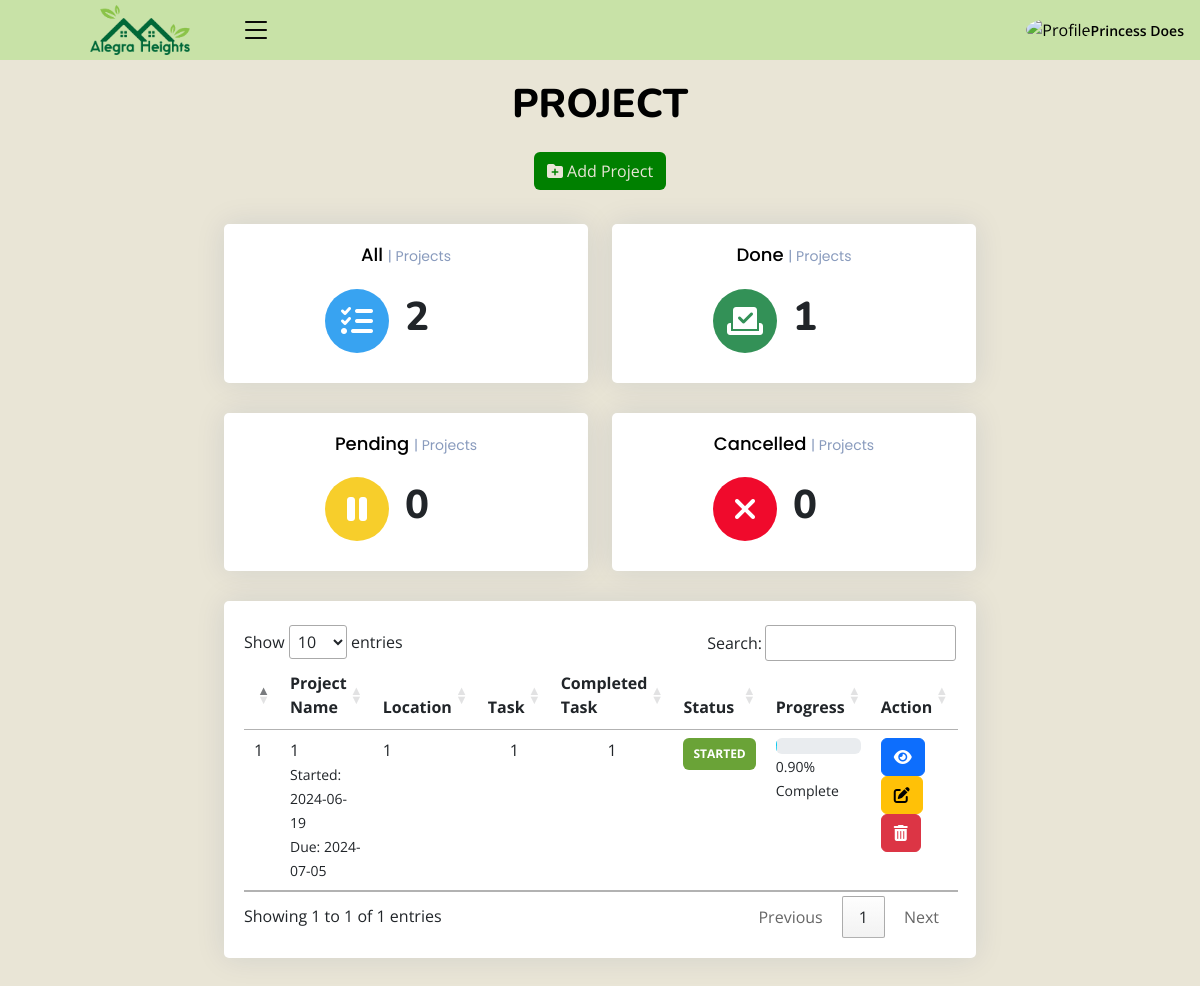
/admin/manage_project.php (signed in), run on an earlier commit of the app's database.
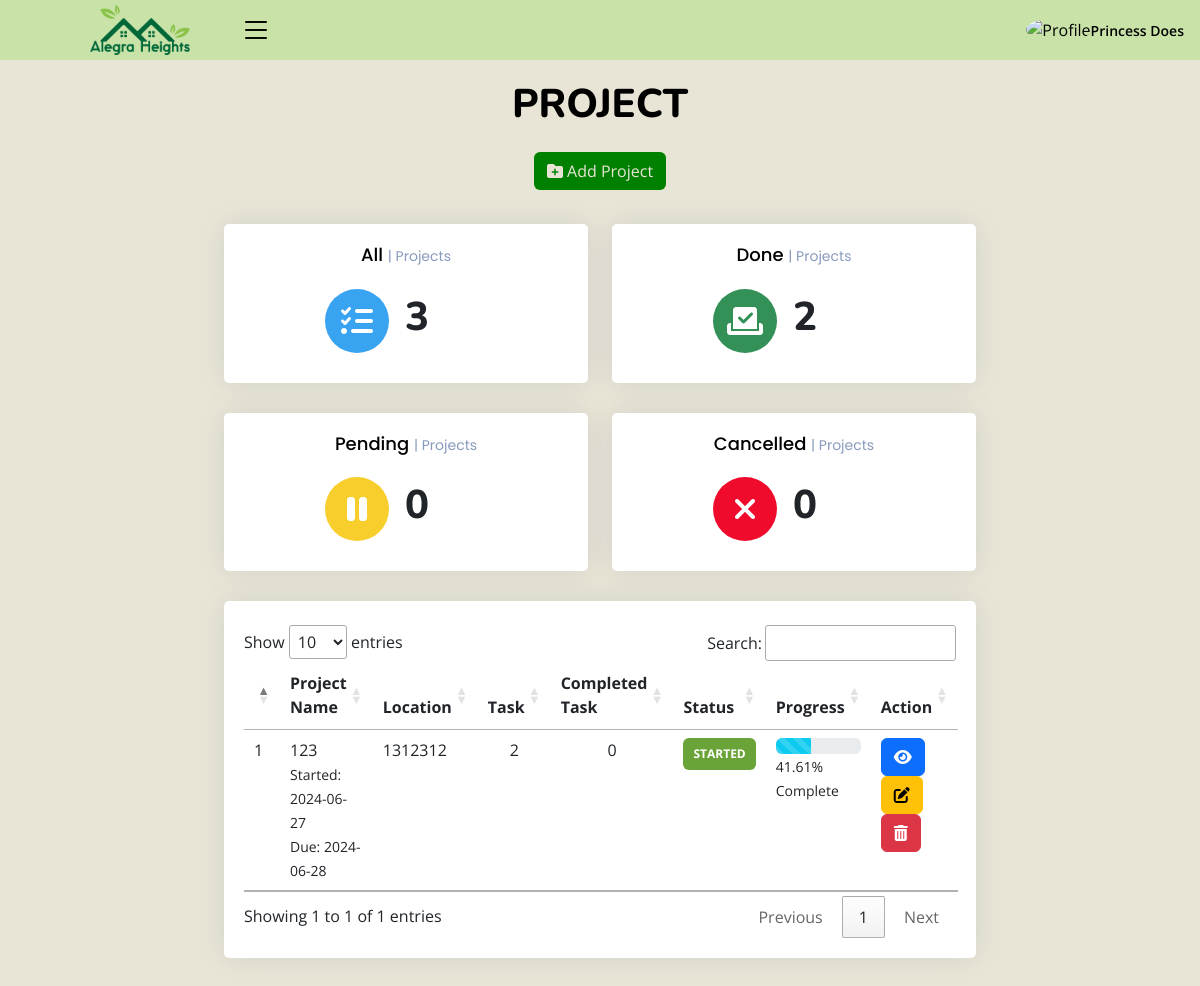
And on a later commit of the database.
### tables this page shows
CREATE TABLE `projects` (
  `id` int(10) NOT NULL,
  `project` varchar(100) NOT NULL,
  `description` text NOT NULL,
  `location` varchar(100) NOT NULL,
  `overall_cost` varchar(10) NOT NULL,
  `start_date` date NOT NULL,
  `deadline` date NOT NULL,
  `site_pic` varchar(100) NOT NULL,
  `site_pic1` varchar(250) NOT NULL,
  `site_pic2` varchar(250) NOT NULL,
  `tid` int(10) NOT NULL,
  `proposed_project` int(5) NOT NULL,
  `date_added` date NOT NULL,
  `status` int(11) NOT NULL COMMENT '0-pending\r\n1-started\r\n2-onprogress\r\n3-cancelled\r\n5-done'
);

### admin/manage_project.php (the view, shortened to what this page needs)
<?php
include_once("class/db.php");
?>
<!DOCTYPE html>
<html lang="en">
<?php include('header.php')?>
    <link rel="stylesheet" href="https://cdn.datatables.net/1.13.4/css/jquery.dataTables.min.css">
    <link rel="stylesheet" href="https://cdn.datatables.net/searchpanes/2.1.2/css/searchPanes.dataTables.min.css">
    <link rel="stylesheet" href="https://cdn.datatables.net/searchpanes/2.1.2/js/dataTables.searchPanes.min.js">
<body class="toggle-sidebar">
<?php include('headnav.php')?>
<main id="main" class="main">
<div class="pagetitle">
  <h1>PROJECT</h1>
  <br>
  <button style="color:#e9e5d6; background-color: #008000;" type="button"  data-bs-toggle="modal" data-bs-target="#verticalycentered" class="btn"><i class="fa-solid fa-folder-plus"></i> Add Project</button>
</div>
<br>
<section class="section dashboard">
  <div class="row">
  <div style="margin: auto;" class="col-lg-8">
  <div class="row">
  <div style="text-align: center;" class="col-xxl-3 col-md-6">
              <div class="card info-card sales-card">
                <div  class="card-body">
                  <h5 class="card-title">All <span>| Projects</span></h5>
                  <div style="margin-left: 25%;" class="d-flex align-items-center">
                    <div style="background-color: #38a3f1; color: white; " class="card-icon rounded-circle d-flex align-items-center justify-content-center">
                    <i class="fa-solid fa-list-check"></i>
                    </div>
                    <div class="ps-3">
                    <?php
    $sql = "SELECT * from projects WHERE status != 0 AND status != 4 AND status != 10";
      if ($result = mysqli_query($conn, $sql)) {
      $rowcount = mysqli_num_rows( $result );
      }
      ?>
                      <h1 style="font-weight: 800;"><?php echo $rowcount ?></h1>
                    </div>
                  </div>
                </div>
              </div>
            </div>
            <div style="text-align: center;" class="col-xxl-3 col-md-6">
              <div class="card info-card sales-card">
                <div  class="card-body">
                  <h5 class="card-title">Done <span>| Projects</span></h5>
                  <div style="margin-left: 25%;" class="d-flex align-items-center">
                    <div style="background-color: rgb(51, 145, 87); color: white; " class="card-icon rounded-circle d-flex align-items-center justify-content-center">
                    <i class="fa-solid fa-check-to-slot"></i>
                    </div>
                    <div class="ps-3">
                    <?php
    $sql = "SELECT * from projects WHERE status = 5";
      if ($result = mysqli_query($conn, $sql)) {
      $rowcount = mysqli_num_rows( $result );
      }
      ?>
                      <h1 style="font-weight: 800;"><?php echo $rowcount ?></h1>
                    </div>
                  </div>
                </div>
              </div>
            </div>
            <div style="text-align: center;" class="col-xxl-3 col-md-6">
              <div class="card info-card sales-card">
                <div  class="card-body">
                  <h5 class="card-title">Pending <span>| Projects</span></h5>
                  <div style="margin-left: 25%;" class="d-flex align-items-center">
                    <div style="background-color: #f7ce2b; color: white; " class="card-icon rounded-circle d-flex align-items-center justify-content-center">
                    <i class="fa-solid fa-pause"></i>
                    </div>
                    <div class="ps-3">
                    <?php
    $sql = "SELECT * from projects WHERE status= 0";
      if ($result = mysqli_query($conn, $sql)) {
      $rowcount = mysqli_num_rows( $result );
      }
      ?>
                      <h1 style="font-weight: 800;"><?php echo $rowcount ?></h1>
                    </div>
                  </div>
                </div>
              </div>
            </div>
            <div style="text-align: center;" class="col-xxl-3 col-md-6">
              <div class="card info-card sales-card">
                <div  class="card-body">
                  <h5 class="card-title">Cancelled <span>| Projects</span></h5>
                  <div style="margin-left: 25%;" class="d-flex align-items-center">
                    <div style="background-color:  rgb(240, 10, 44); color: white; " class="card-icon rounded-circle d-flex align-items-center justify-content-center">
                    <i class="fa-solid fa-xmark"></i>
                    </div>
                    <div class="ps-3">
                    <?php
    $sql = "SELECT * from projects where status = 3";
      if ($result = mysqli_query($conn, $sql)) {
      $rowcount = mysqli_num_rows( $result );
      }
      ?>
                      <h1 style="font-weight: 800;"><?php echo $rowcount ?></h1>
                    </div>
                  </div>
                </div>
              </div>
            </div>
</div>
      <div class="card">
        <div class="card-body" style="overflow-x:auto;">
            <br>
          <div class="table-wrapper">
          <table id="example" class="table table-hover datatable">
            <thead>
                <th scope="col"></th>
                <th scope="col">Project Name</th>
                <th scope="col">Location</th>
                <th scope="col">Task</th>
                <th scope="col">Completed Task</th>
                <th scope="col">Status</th>
                <th scope="col">Progress  </th>
                <th scope="col">Action</th>
            </thead>
            <?php
                $i = 1;
                $stat = array("Pending", "Started","On-Progress","Cancelled","Over Due","Done");
                $qry = $conn->query("SELECT * FROM projects WHERE status = 1 OR status = 2 OR STATUS = 3 order by deadline desc");
                while($row= $qry->fetch_assoc()):
                $tprog = $conn->query("SELECT * FROM task_list where project_id = {$row['id']}")->num_rows;
                $cprog = $conn->query("SELECT * FROM task_list where project_id = {$row['id']} and status = 3")->num_rows;
                $projectQuery = $conn->query("SELECT overall_cost FROM projects WHERE id = {$row['id']}");
$projectRow = $projectQuery->fetch_assoc();
$overall_cost = $projectRow['overall_cost'];
$taskCostQuery = $conn->query("SELECT SUM(actual_cost) AS total_actual_cost FROM task_list WHERE project_id = {$row['id']}");
$taskCostRow = $taskCostQuery->fetch_assoc();
$total_actual_cost = $taskCostRow['total_actual_cost'];
$prog = $overall_cost > 0 ? ($total_actual_cost / $overall_cost) * 100 : 0;
$prog = $prog > 0 ? number_format($prog, 2) : $prog;
                  ?>
                  <tr>
                      <td>
                        <?php echo $i++ ?>
                      </td>
                      <td>
                          <a>
                              <?php echo ucwords($row['project']) ?>
                          </a>
                          <br>
                          <small>
                              Started: <?php echo date("Y-m-d",strtotime($row['start_date'])) ?>
                          </small>
                          <br>
                          <small>
                              Due: <?php echo date("Y-m-d",strtotime($row['deadline'])) ?>
                          </small>
                      </td>
                      <td>
                        <?php echo ucwords($row['location']) ?>
                      </td>
                      <td class="text-center">
                      	<?php echo number_format($tprog) ?>
                      </td>
                      <td class="text-center">
                        <?php echo number_format($cprog) ?>
                      </td>
                      <td style="text-transform: uppercase;" class="project-state">
                          <?php
                            if($stat[$row['status']] =='Pending'){
                              echo "<span class='badge' style=' padding:10px; background-color: #f7ce2b;'>{$stat[$row['status']]}</span>";
                            }
                            elseif($stat[$row['status']] =='Started'){
                              echo "<span class='badge' style='padding:10px; background-color: rgb(106, 163, 55);'>{$stat[$row['status']]}</span>";
                            }
                            elseif($stat[$row['status']] =='On-Progress'){
                              echo "<span class='badge' style='padding:10px; background-color: rgb(23, 171, 212);'>{$stat[$row['status']]}</span>";
                            }
                            elseif($stat[$row['status']] =='Cancelled'){
                              echo "<span class='badge' style='padding:10px; background-color: rgb(240, 10, 44);'>{$stat[$row['status']]}</span>";
                            }
                            elseif($stat[$row['status']] =='Done'){
                              echo "<span class='badge' style=' padding:10px;background-color: rgb(51, 145, 87);'>{$stat[$row['status']]}</span>";
                            }
                          ?>
                      </td>
                      <td class="project_progress">
                          <div class="progress progress-sm">
                              <div class="progress-bar progress-bar-striped progress-bar-animated bg-info" role="progressbar" aria-valuenow="57" aria-valuemin="0" aria-valuemax="100" style="width: <?php echo $prog ?>%">
                              </div>
                          </div>
                          <small>
                              <?php echo $prog ?>% Complete
                          </small>
                      </td>
                      <td>
                      <a href="project_progress.php?status=view&&id=<?php echo $row['id'] ?>" type="button" class="btn btn-primary"><i class="fa-solid fa-eye"></i></a>
                      <a href="edit_project.php?status=edit&&id=<?php echo $row['id'] ?>" type="button" class="btn btn-warning"><i class="fa-solid fa-pen-to-square"></i></a>
                      <a href="?status=delete&&id=<?php echo $row['id'] ?>" onclick="return confirm('Are you sure you want to delete this project? NOTE: This action cannot be undone.')"  type="button" class="btn btn-danger"><i class="fa-solid fa-trash-can"></i></button></a>
                      </td>
                  </tr>
                <?php endwhile; ?>
          </table>
          </div>
        </div>
      </div>
    </div>
  </div>
</section>
</main>
</body>
</html>

### admin/header.php (shortened to what this page needs)
<head>
  <link href="assets/vendor/bootstrap/css/bootstrap.min.css" rel="stylesheet">
  <link href="assets/vendor/bootstrap-icons/bootstrap-icons.css" rel="stylesheet">
  <link href="assets/vendor/boxicons/css/boxicons.min.css" rel="stylesheet">
  <link href="assets/vendor/quill/quill.snow.css" rel="stylesheet">
  <link href="assets/vendor/quill/quill.bubble.css" rel="stylesheet">
  <link href="assets/vendor/remixicon/remixicon.css" rel="stylesheet">
  <link href="assets/vendor/simple-datatables/style.css" rel="stylesheet">
  <link href="assets/css/style.css" rel="stylesheet">
</head>

### admin/headnav.php (shortened to what this page needs)
<header id="header" class="header fixed-top d-flex align-items-center">
  <div class="d-flex align-items-center ">
    <a href="index.php" class="logo">
      <img src="assets/img/banner2.png" alt=""></a>
      <i class="bi bi-list toggle-sidebar-btn"></i>
  </div>
  <nav class="header-nav ms-auto">
    <ul class="d-flex align-items-center">
      <li class="nav-item dropdown pe-3">
        <a class="nav-link nav-profile d-flex align-items-center pe-0" href="#" data-bs-toggle="dropdown">
          <img src="user_img/<?php echo  $_SESSION['profile'];?>" alt="Profile" class="rounded-circle">
          <span class=""><?php echo  $_SESSION['name'];?> </span>
        </a>
        </ul>
  </nav>
</header>

### admin/assets/css/style.css (style rules this page uses)
:root { scroll-behavior: smooth; }
body { font-family: "Open Sans", sans-serif; background: #E9E5D6; color: #000000; }
a { color: #4154f1; text-decoration: none; }
h1, h2, h3, h4, h5, h6 { font-family: "Nunito", sans-serif; }
#main { margin-top: 60px; padding: 20px 30px; transition: all 0.3s; }
.pagetitle { margin-bottom: 10px; text-align: center; }
.pagetitle h1 { font-size: 40px; margin-bottom: 0; font-weight: 800; color: #000000; }
.card { margin-bottom: 30px; border: none; border-radius: 5px; box-shadow: 0px 0 30px rgba(1, 41, 112, 0.1); }
.card-title { padding: 20px 0 15px 0; font-size: 18px; font-weight: 500; color: #000000; font-family: "Poppins", sans-serif; }
.card-title span { color: #899bbd; font-size: 14px; font-weight: 400; }
.card-body { padding: 0 20px 20px 20px; }
.logo { line-height: 1; }
@media (min-width: 1200px) { .logo { width: 150px; } }
.logo img { max-height: 50px; }
.header { transition: all 0.5s; z-index: 997; height: 60px; background-color: #c8e2a7; padding-left: 90px; }
.header .toggle-sidebar-btn { font-size: 32px; cursor: pointer; color: #000000; }
.header-nav ul { list-style: none; }
.header-nav>ul { margin: 0; padding: 0; }
.header-nav .nav-profile { color: #000000; }
.header-nav .nav-profile img { max-height: 36px; }
.header-nav .nav-profile span { font-size: 14px; font-weight: 600; }
@media (min-width: 1200px) { #main, #footer { margin-left: 300px; } }
@media (min-width: 1200px) { .toggle-sidebar #main, .toggle-sidebar #footer { margin-left: 0; } }
.dashboard .info-card { padding-bottom: 10px; }
.dashboard .card-icon { font-size: 32px; line-height: 0; width: 64px; height: 64px; flex-shrink: 0; flex-grow: 0; }
.dashboard .sales-card .card-icon { color: #4154f1; background: #f6f6fe; }

What changed in the data, as far as the page shows it:
no longer on this page (row edited): projects: project "1", start_date "2024-06-19", deadline "2024-07-05", location "1", tprog "1", cprog "1", status "STARTED", prog "0.90"
added projects: project "123", start_date "2024-06-27", deadline "2024-06-28", location "1312312", tprog "2", cprog "0", status "STARTED", prog "41.61"
Also different on the page:
$rowcount: "2" → "3"
$rowcount: "1" → "2"
